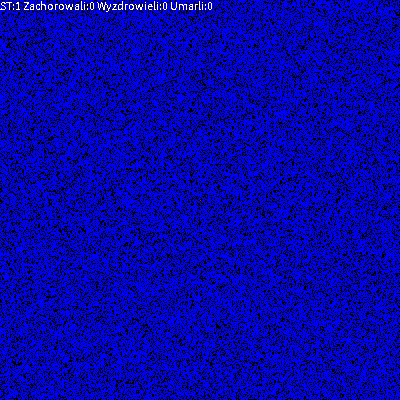
Frame 1 (no input)
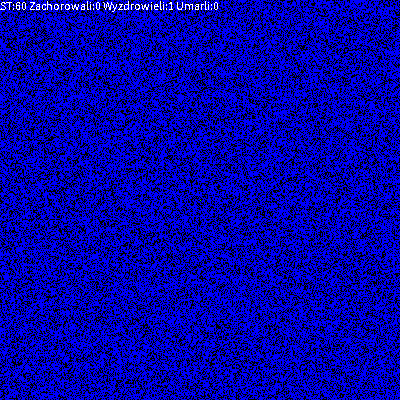
Frame 60 (the mouse pressed at the canvas centre just before this capture)
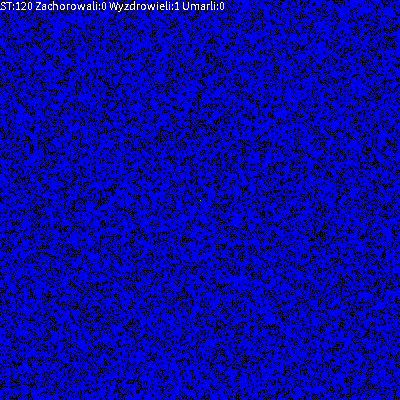
Frame 120 (the mouse held since frame 60 and released just before this capture)

The Processing sketch that drew these frames (run headless with seeded random() and noise(); from frame 60 on, the mouse is pressed at the canvas centre):

// Processing sketch: ModelSIR5
// ── ModelSIR5.pde
// Dwuwymiarowy, probalilistyczny (kroki MC) automat komórkowy - reguła SIR
// Zasiewanie tablicy na początku z zadaną gęstością zdrowych oraz pojedynczą komórką zarażona
// LICZBA INTERAKCJI 4, ale prawdopodobieństwo zarażenia nie równe 1 tylko PTransfer 
// CHOROBA trwa u zarażonego Duration kroków chyba ze umrze (PDeath)
// ZBIERAMY STATYSTYKI SUMARYCZNE Z CAŁEJ EPIDEMI: int sumInfected,sumRecovered,sumDeath;
////////////////////////////////////////////////////////////////////////////////////////////////

int WorldSize=400;//Ile chcemy elementów w linii i ile linii (tablica kwadratowa)

int[][] World=new int[WorldSize][WorldSize];//Tworzenie tablicy świata - w Processingu zawsze za pomocą alokacji

float IDens=0.66; //Początkowa gęstość w tablicy - jaka jest gęstość progowa,
                  //przy której epidemia zaatakuje ZAWSZE cały świat? (o ile już się zacznie)
                  //Choć mogą być małe rejony które ominęła

//Coś w rodzaju stałych ;-)
final int Duration=7;//Czas trwania infekcji!
final int Empty=0; 
final int Susceptible=1;
final int Infected=2;
final int Recovered=Infected+Duration;
final float PTransfer=0.75;   //Prawdopodobieństwo zarażenia agenta w pojedynczej interakcji
final float PDeath=0.01;      //Średnie prawdopodobieństwo śmierci w danym dniu choroby

//STATYSTYKI LICZONE W TRAKCIE SYMULACJI
int sumInfected=0;//Zachorowanie
int sumRecovered=0;//Wyzdrowienia
int sumDeath=0;//Ci co umarli

void setup()
{ 
 size(400,400);    //Okno kwadratowe
 noSmooth();       //Znacząco przyśpiesza wizualizacje
 
 if(IDens>0)
  {
   for(int i=0;i<World.length;i++) //Zasiewanie tablicy
    for(int j=0;j<World.length;j++) 
      if(random(1.0)<IDens)
        World[i][j]=Susceptible;
      else
        World[i][j]=Empty;//Dla pewności, gdyby Empty nie było zero.
  }
 
 World[WorldSize/2][WorldSize/2]=Infected;
  
 frameRate(100);
}

int t=0;

void draw()
{  
  for(int i=0;i<World.length;i++)//Wizualizacja czyli "rysowanie na ekranie" 
    for(int j=0;j<World.length;j++) 
    {
      switch(World[i][j]){ //Instrukcja wyboru pozwala nam wybrać dowolny kolor
      case Recovered:  stroke(0,255,0);break;//Wyleczony
      case Infected:   stroke(255,0,0);break;//Zachorował
      case Susceptible:stroke(0,0,255);break;//Podatny
      case Empty:      stroke(0,0,0);break;//Pusty
      default:         stroke(random(255),0,random(255));//Chory
      break;
      } 
      point(i,j);
    }
  
  //Zmiana stanu automatu - krok Monte Carlo
  //STANY: Empty=0; Susceptible=1; Infected=2; Recovered=Infected+Duration;
  for(int a=0;a<World.length*World.length;a++)//Tyle losowań ile komórek
  {
       //Losowanie agenta 
       int i=(int)random(World.length);
       int j=(int)random(World.length);
       
       //Jesli pusty lub zdrowy to nic nie robimy
       if(World[i][j]<Infected || Recovered<=World[i][j]) continue;
       
       //Wyliczenie lokalizacji sąsiadów
       int right = (i+1) % WorldSize;      
       int left  = (WorldSize+i-1) % WorldSize;
       int dw=(j+1) % WorldSize;   
       int up=(WorldSize+j-1) % WorldSize;
       
       //PTransfer - Prawdopodobieństwo zarażenia agenta w pojedynczej interakcji
       //PRecovery - Prawdopodobieństwo wyzdrowienia w danym dniu
       //PDeath    - Prawdopodobieństwo śmierci w danym dniu choroby
       //PDeath + PRecovery < 1  !!!

       if(World[left] [j]==Susceptible && random(1) < PTransfer) 
        {World[left][j]=Infected; sumInfected++;}
       if(World[right][j]==Susceptible && random(1) < PTransfer) 
        {World[right][j]=Infected; sumInfected++;}
       if(World[i][up]==Susceptible && random(1) < PTransfer) 
        {World[i][up]=Infected; sumInfected++;}
       if(World[i][dw]==Susceptible && random(1) < PTransfer) 
        {World[i][dw]=Infected; sumInfected++;}

       float prob=random(1);//Los na dany dzień
       
       if(prob<PDeath) //Albo tego dnia umiera
        {World[i][j]=Empty;sumDeath++;}
        else
        {
          //Albo jest wyleczony
          if(++World[i][j]==Recovered)
              sumRecovered++;
          //else //NADAL CIERPI!
        }
   }
      
   t++;//Kolejne pokolenie/krok/rok
   text("ST:"+t+" Zachorowali:"+sumInfected+" Wyzdrowieli:"+sumRecovered+" Umarli:"+sumDeath
         ,0,10);
   println("ST:"+t+"\tZ\t"+sumInfected+"\tW\t"+sumRecovered+"\tU\t"+sumDeath);
}

//////////////////////////////////////////////////////////////////////////////////
// Autor: Wojciech T. Borkowski
// Materiały do podręcznika "Processing w edukacji i symulacji
// https://github.com/borkowsk/sym4processing/tree/master/ProcessingWEdukacji
//////////////////////////////////////////////////////////////////////////////////
